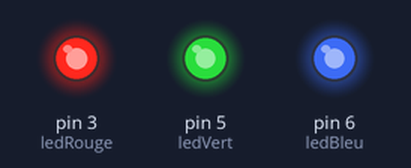
This sketch was run on a simulated Arduino Uno, built with avr-gcc and run on an emulated ATmega328P. Shown: output pins drawn as LEDs (lit = HIGH).

Above: at 0.1 s.
Timing chart, 0 to 1.6 s (numbered marks = the images above):
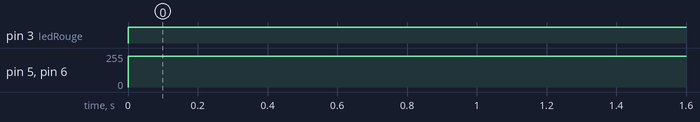

The sketch:

ledRGB.ino
```cpp
const int ledRouge=3; // Constante pour la broche 3
const int ledVert=5; // Constante pour la broche 5
const int ledBleu=6; // Constante pour la broche 6

void setup() {

pinMode (ledVert,OUTPUT);
pinMode (ledRouge,OUTPUT);
pinMode (ledBleu,OUTPUT);

}

void loop(){

analogWrite(ledRouge, 255);
analogWrite(ledVert, 1000);
analogWrite(ledBleu, 1000);

}
```

Measured:
- by itself, pin 3 (ledRouge): LOW → HIGH at 0.00 s
- by itself, pin 5 (ledVert), pin 6 (ledBleu): 0/255 → 232/255 at 0.00 s
